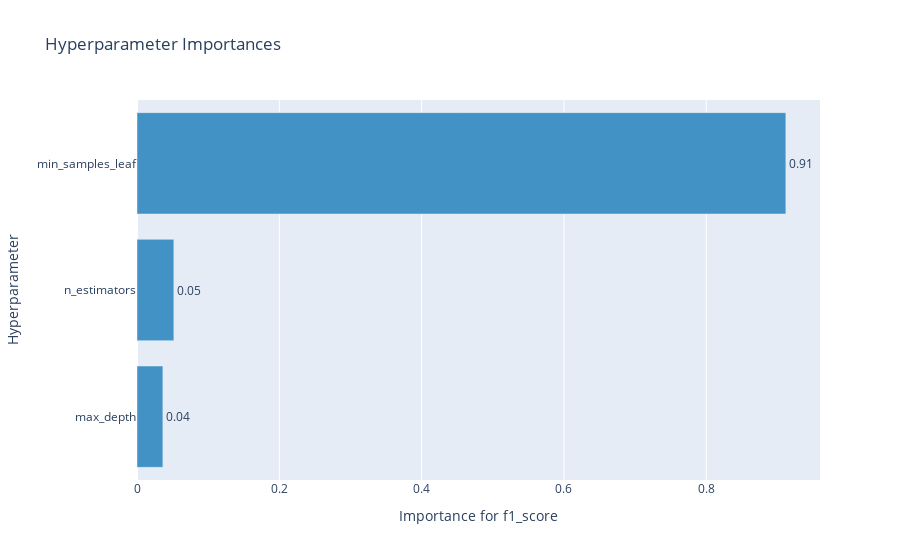

Here is the notebook cell this chart was saved with:
### Markdown cell above
Посмотрим на важность параметров

### Code cell
optuna.visualization.plot_param_importances(study, target_name="f1_score")

### Figure 1 — Plotly figure (JSON) as saved in the notebook; plotly's stock layout.template omitted (floating-point values rounded to 4 significant figures)
{"data": [{"cliponaxis": false, "hovertemplate": ["max_depth (IntUniformDistribution): 0.036338700160469035<extra></extra>", "n_estimators (IntUniformDistribution): 0.05177655182948489<extra></extra>", "min_samples_leaf (IntUniformDistribution): 0.911884748010046<extra></extra>"], "marker": {"color": "rgb(66,146,198)"}, "orientation": "h", "text": ["0.036338700160469035", "0.05177655182948489", "0.911884748010046"], "textposition": "outside", "texttemplate": "%{text:.2f}", "type": "bar", "x": [0.03634, 0.05178, 0.9119], "y": ["max_depth", "n_estimators", "min_samples_leaf"]}], "layout": {"showlegend": false, "title": {"text": "Hyperparameter Importances"}, "xaxis": {"title": {"text": "Importance for f1_score"}}, "yaxis": {"title": {"text": "Hyperparameter"}}}}
